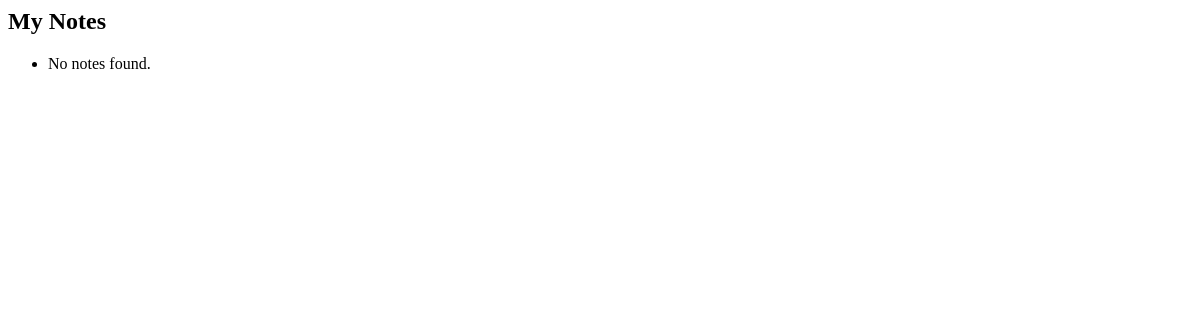
Page /view-notes/ on the earlier database version.
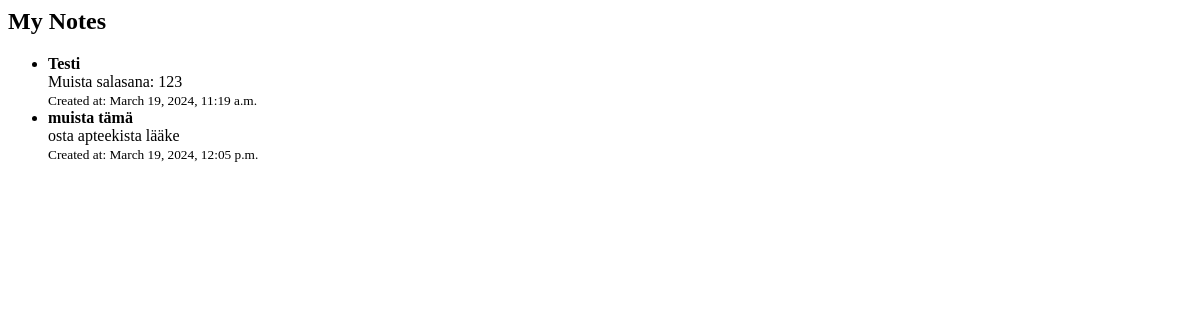
Same page on the later database version.
### app/models.py (models this page shows, shortened)
class Note(models.Model):
    user = models.ForeignKey(User, on_delete=models.CASCADE)
    title = models.CharField(max_length=100)
    content = models.TextField()
    created_at = models.DateTimeField(auto_now_add=True)

### app/views.py (the view)
# urls.py: path('view-notes/', views.view_notes, name='view_notes'),
def view_notes(request):
    notes = Note.objects.all()
    return render(request, 'app/view_notes.html', {'notes': notes})

### app/templates/app/view_notes.html
{% if not_authenticated %}
    <p>You cannot view notes unless you are logged in. Please <a href="{% url 'login' %}">log in</a>.</p>
{% else %}
    <h2>My Notes</h2>
    <ul>
        {% for note in notes %}
            <li>
                <strong>{{ note.title }}</strong><br>
                {{ note.content }}<br>
                <small>Created at: {{ note.created_at }}</small>
            </li>
        {% empty %}
            <li>No notes found.</li>
        {% endfor %}
    </ul>
{% endif %}

Differences in the rows shown:
added Note: title "Testi", content "Muista salasana: 123", created_at "March 19, 2024, 11:19 a.m."
added Note: title "muista tämä", content "osta apteekista lääke", created_at "March 19, 2024, 12:05 p.m."
Other differences:
text no longer shown: "No notes found."
